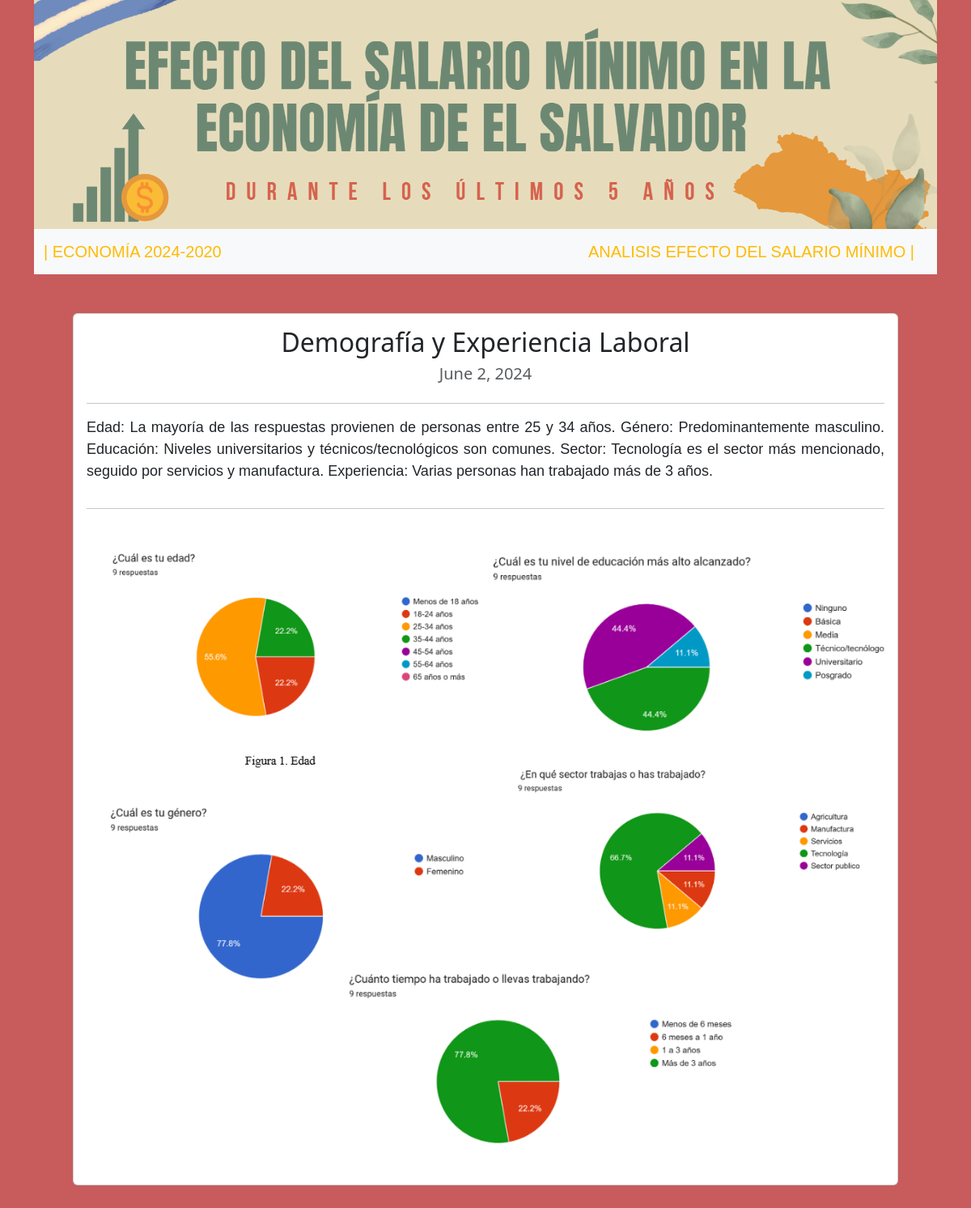
/informacion/3, run on the app's committed database.
### informacion/models.py (models this page shows)
class Post(models.Model):
    title= models.CharField( max_length=100)
    description=models.TextField()
    image=models.ImageField(upload_to='informacion/images/')
    date= models.DateField(datetime.date.today)

### informacion/views.py (the view)
# urls.py: path('<int:post_id>', post_detail, name="post_detail"),
def post_detail(request, post_id):
    post= get_object_or_404(Post,pk=post_id)
    return render(request, 'post_detail.html', {"post": post})

### informacion/templates/post_detail.html
{% extends 'layout.html' %}
{% block content %}
<div class="p-5">
<div class="card card-body">
<div class="text-center">
<h2>{{post.title}}</h2>
<h3 class="my-2 h5 text-muted">{{post.date}}</h3>
</div>
<hr>
<div class="editext">
<p>{{post.description|safe}}</p>
</div>
<hr>
<img src="{{post.image.url}}" alt="{{post.title}}">
</div>
</div>
{% endblock %}

### inicio/static/main.css (style rules this page uses)
body { background: rgb(200, 91, 91); }
.editext { text-align: justify; font-family: Verdana, Geneva, Tahoma, sans-serif; font-size: large; }

### data on the page
Post: title "Demografía y Experiencia Laboral", date "June 2, 2024", description "Edad: La mayoría de las respuestas provienen de personas entre 25 y 34 años. Género: Predominantemente masculino. Educación: Niveles universitarios y técnicos/tecnológicos son comunes. Sector: Tecnología es el sector más mencionado, seguido por servicios y manufactura. Experiencia: Varias personas han trabajado más de 3 años.", image (picture)
